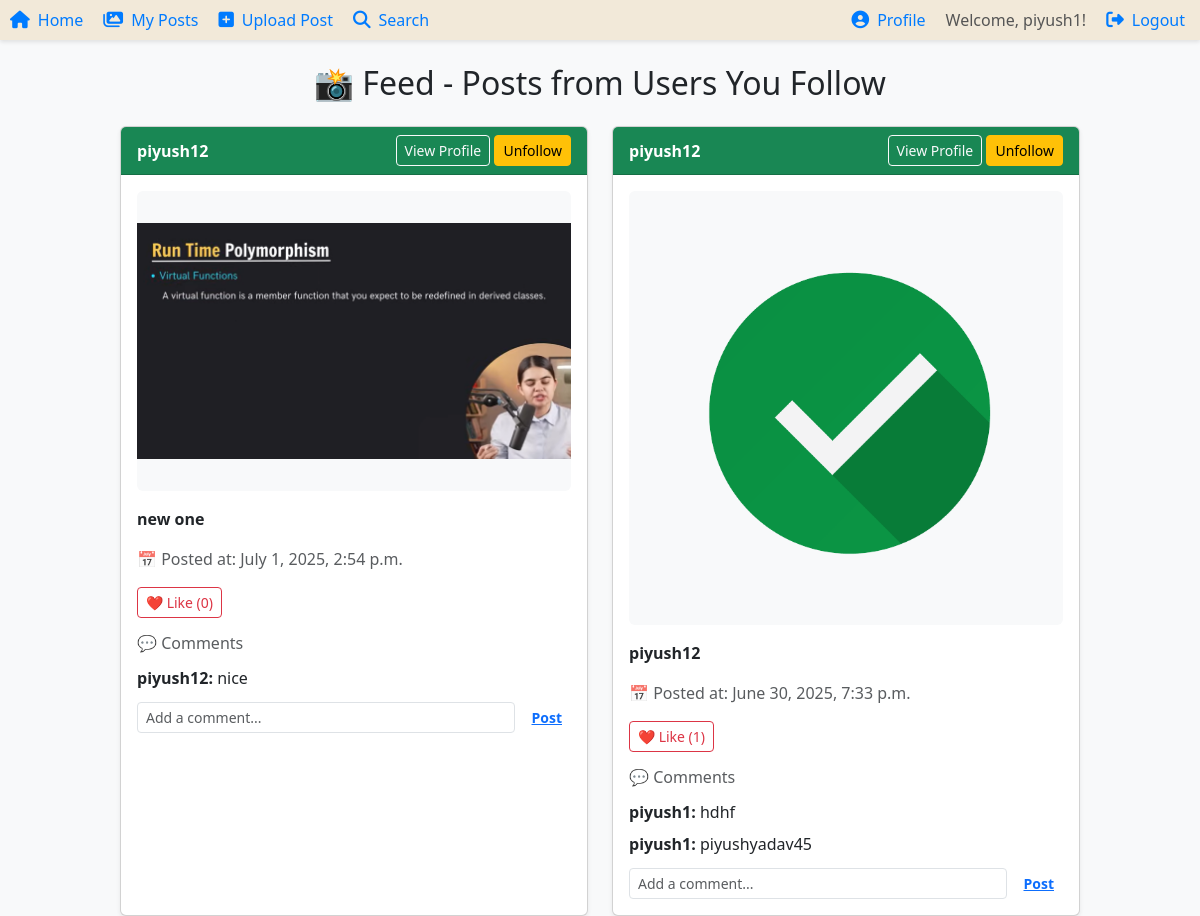
The app's page / (signed in) with its own data.
### user/models.py (models this page shows, shortened)
class Post(models.Model):
    user = models.ForeignKey(User, on_delete=models.CASCADE, related_name='posts')
    image = models.ImageField(upload_to='posts/')
    caption = models.TextField(blank=True)
    created_at = models.DateTimeField(auto_now_add=True)

class Comment(models.Model):
    user = models.ForeignKey(User, on_delete=models.CASCADE)
    post = models.ForeignKey(Post, on_delete=models.CASCADE, related_name='comments')
    text = models.TextField()
    created_at = models.DateTimeField(auto_now_add=True)

### user/views.py (the view)
# urls.py: path('', views.home, name='home'),
def home(request):
    if request.user.is_authenticated:
        following_ids = set(request.user.following.values_list('following_id', flat=True))
        posts = Post.objects.filter(user_id__in=following_ids).order_by('-created_at')
    else:
        posts = Post.objects.none()
        following_ids = set()
    return render(request, 'home.html', {'posts': posts, 'following_ids': following_ids})

### user/templates/home.html (shortened to what this page needs)
<!DOCTYPE html>
<html lang="en">
<head>
    {% load static %}
    {% include 'nav.html' %}
    <link href="https://cdn.jsdelivr.net/npm/bootstrap@5.3.3/dist/css/bootstrap.min.css" rel="stylesheet">
</head>
<body class="bg-light">
<div class="d-flex justify-content-center">
    <div class="mt-4 w-100" style="max-width: 960px;">
        <h2 class="text-center mb-4">📸 Feed - Posts from Users You Follow</h2>
        {% if posts %}
            <div class="row row-cols-1 row-cols-md-2 g-4">
                {% for post in posts %}
                    <div class="col">
                        <div class="card shadow-sm h-100">
                            <div class="card-header d-flex justify-content-between align-items-center bg-success text-white">
                                <div>
                                    <a href="{% url 'profile' post.user.id %}" class="text-white fw-bold text-decoration-none">
                                        {{ post.user.username }}
                                    </a>
                                </div>
                                <div>
                                    <a href="{% url 'profile' post.user.id %}" class="btn btn-outline-light btn-sm">View Profile</a>
                                    {% if user.is_authenticated and user.id != post.user.id %}
                                        {% if post.user.id in following_ids %}
                                            <form method="post" action="{% url 'unfollow_user' post.user.id %}" class="d-inline">
                                                <button type="submit" class="btn btn-warning btn-sm">Unfollow</button>
                                            </form>
                                        {% else %}
                                            <form method="post" action="{% url 'follow_user' post.user.id %}" class="d-inline">
                                                {% csrf_token %}
                                                <button type="submit" class="btn btn-primary btn-sm">Follow</button>
                                            </form>
                                        {% endif %}
                                    {% endif %}
                                </div>
                            </div>
                            <div class="card-body">
                                <img src="{{ post.image.url }}"
                                     class="img-fluid rounded mb-3 w-100"
                                     alt="Post Image"
                                     style="min-height: 300px; max-height: 450px; object-fit: contain; background-color: #f8f9fa;">
                                <p class="fw-semibold">{{ post.caption }}</p>
                                <p class="text-muted">📅 Posted at: {{ post.created_at }}</p>
                                <form method="post" action="{% url 'like_post' post.id %}" class="mb-3">
                                    <button type="submit" class="btn btn-outline-danger btn-sm">
                                        ❤️ Like ({{ post.likes.count }})
                                    </button>
                                </form>
                                <h6 class="text-muted mb-2">💬 Comments</h6>
                                <ul class="list-group list-group-flush mb-2">
                                    {% for comment in post.comments.all|slice:":2" %}
                                        <li class="list-group-item px-0 py-1 border-0">
                                            <strong>{{ comment.user.username }}:</strong> {{ comment.text }}
                                        </li>
                                    {% empty %}
                                        <li class="list-group-item px-0 py-1 border-0 text-muted">No comments yet.</li>
                                    {% endfor %}
                                </ul>
                                <form method="post" action="{% url 'comment_post' post.id %}" class="d-flex align-items-center">
                                    <input type="text" name="text" class="form-control form-control-sm me-2"
                                           placeholder="Add a comment..." required>
                                    <button type="submit" class="btn btn-sm btn-link text-primary fw-semibold">Post</button>
                                </form>
                            </div>
                        </div>
                    </div>
                {% endfor %}
            </div>
        {% else %}
            <div class="alert alert-info text-center">
                No posts from users you follow yet.
            </div>
        {% endif %}
    </div>
</div>
</body>
</html>

### user/templates/nav.html (shortened to what this page needs)
<link rel="stylesheet" href="https://cdnjs.cloudflare.com/ajax/libs/font-awesome/6.7.2/css/all.min.css" />
<nav class="navbar">
    <div class="navbar-links">
        <a href="{% url 'home' %}"><i class="fas fa-home"></i> Home</a>
        <a href="{% url 'all_posts' %}"><i class="fas fa-images"></i> My Posts</a>
        <a href="{% url 'create_post' %}"><i class="fas fa-plus-square"></i> Upload Post</a>
        <a href="{% url 'search_users' %}"><i class="fas fa-search"></i> Search</a>
    </div>
    <div class="navbar-auth">
        {% if user.is_authenticated %}
            <a href="{% url 'profile' user.id %}"><i class="fas fa-user-circle"></i> Profile</a>
            <span>Welcome, {{ user.username }}!</span>
            <a href="{% url 'logout' %}"><i class="fas fa-sign-out-alt"></i> Logout</a>
        {% else %}
            <a href="{% url 'login' %}"><i class="fas fa-sign-in-alt"></i> Login</a>
            <a href="{% url 'register' %}"><i class="fas fa-user-plus"></i> Register</a>
        {% endif %}
    </div>
</nav>

### user/templates/nav.html (style rules this page uses)
body { margin: 0; font-family: Arial, sans-serif; background-color: #f8f8f8; color: #333; }
.navbar { background-color:rgb(242, 233, 217); padding: 15px 20px; box-shadow: 0 2px 4px rgba(0, 0, 0, 0.1); display: flex; justify-content: space-between; align-items: center; flex-wrap: wrap; }
.navbar-links { display: flex; align-items: center; flex-wrap: wrap; justify-content: space-between; gap: 20px; margin-left: 10px; }
.navbar-auth { display: flex; align-items: center; gap: 20px; margin-right: 15px; }
.navbar a { text-decoration: none; color: #007bff; font-weight: 500; transition: color 0.3s ease, transform 0.2s ease; display: flex; align-items: center; }
.navbar a i { margin-right: 8px; color: #007bff; font-size: 1.1em; }
.navbar span { color: #555; font-weight: normal; }

### records on screen
Post: user.username "piyush12", shows "Unfollow", image (picture), caption "new one", created_at "July 1, 2025, 2:54 p.m.", likes.count "0"
Comment: user.username "piyush12", text "nice"
Post: user.username "piyush12", shows "Unfollow", image (picture), caption "piyush12", created_at "June 30, 2025, 7:33 p.m.", likes.count "1"
Comment: user.username "piyush1", text "hdhf"
Comment: user.username "piyush1", text "piyushyadav45"

### other values on screen
{{ user.username }} "piyush1"
